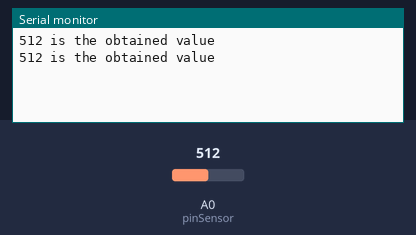
The sketch below on a simulated Arduino Uno, built with avr-gcc and run on an emulated ATmega328P. Shown: the last lines printed to the serial monitor. The test bench sets the inputs (shaded band); at power-on: A0 (pinSensor) = 512.

Above: at 1.8 s.
1.9 s: A0 (pinSensor) set to 716
At 2.4 s:
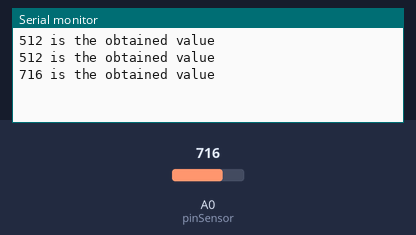
3.4 s: A0 (pinSensor) set to 900
At 4.8 s:
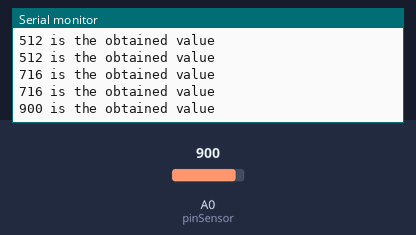
Timing chart, 0 to 6.4 s (numbered marks = the images above; inputs shaded):
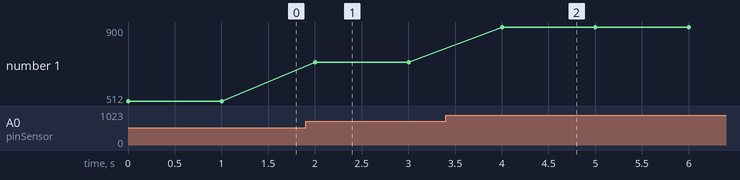

The sketch:

01_sleep.ino
```cpp
#include <Arduino.h>

int pinSensor = A0;
int value;
char buffer[40];

void setup() {
  Serial.begin(9600);


}

void loop() {
  value = analogRead(pinSensor);
  /*Simplest way
  Serial.print(value);
  Serial.println(" is the obtained value");
  */

  sprintf(buffer, "%d is the obtained value", value);
  Serial.println(buffer);
  delay(1000);

}
```

Measured:
- after the input at 1.9 s, the serial monitor: prints a new line after 0.10 s (image 1)
- after the input at 3.4 s, the serial monitor: prints a new line after 0.60 s (image 2)
- plotted number 1: 512 → 716 after the input at 1.9 s, 716 → 900 after the input at 3.4 s
